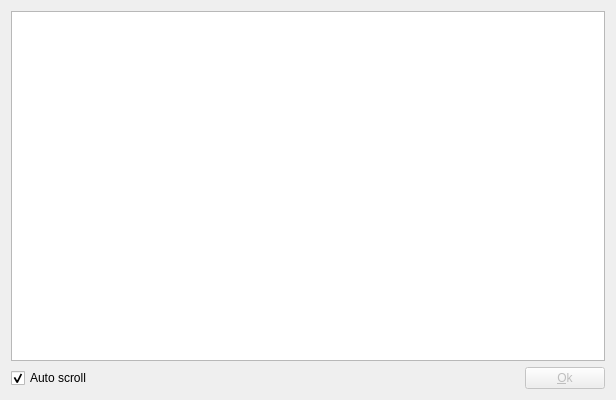
<?xml version="1.0" encoding="UTF-8"?>
<ui version="4.0">
 <class>GraphicalTailFormDialog</class>
 <widget class="QDialog" name="GraphicalTailFormDialog">
  <property name="geometry">
   <rect>
    <x>0</x>
    <y>0</y>
    <width>616</width>
    <height>400</height>
   </rect>
  </property>
  <property name="windowTitle">
   <string>GoboLinux Installation Progress</string>
  </property>
  <layout class="QGridLayout" name="gridLayout">
   <item row="1" column="0">
    <widget class="QCheckBox" name="autoScroll">
     <property name="text">
      <string>Auto scroll</string>
     </property>
     <property name="checked">
      <bool>true</bool>
     </property>
     <property name="tristate">
      <bool>false</bool>
     </property>
    </widget>
   </item>
   <item row="1" column="1">
    <spacer name="horizontalSpacer">
     <property name="orientation">
      <enum>Qt::Horizontal</enum>
     </property>
     <property name="sizeHint" stdset="0">
      <size>
       <width>468</width>
       <height>20</height>
      </size>
     </property>
    </spacer>
   </item>
   <item row="1" column="2">
    <widget class="QPushButton" name="okButton">
     <property name="enabled">
      <bool>false</bool>
     </property>
     <property name="text">
      <string>&amp;Ok</string>
     </property>
     <property name="default">
      <bool>true</bool>
     </property>
    </widget>
   </item>
   <item row="0" column="0" colspan="3">
    <widget class="QTextEdit" name="textWidget">
     <property name="readOnly">
      <bool>true</bool>
     </property>
    </widget>
   </item>
  </layout>
 </widget>
 <resources/>
 <connections>
  <connection>
   <sender>okButton</sender>
   <signal>clicked()</signal>
   <receiver>GraphicalTailFormDialog</receiver>
   <slot>close()</slot>
   <hints>
    <hint type="sourcelabel">
     <x>595</x>
     <y>390</y>
    </hint>
    <hint type="destinationlabel">
     <x>539</x>
     <y>377</y>
    </hint>
   </hints>
  </connection>
 </connections>
</ui>
